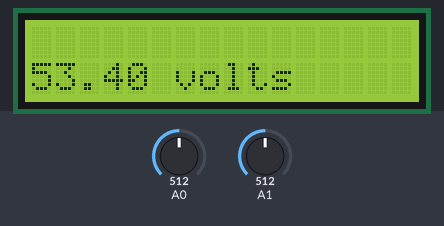
The sketch below on a simulated Arduino Uno, built with avr-gcc and run on an emulated ATmega328P. Parts: 16×2 character LCD. The inputs (shaded band) are chosen by the test bench; at power-on: A1 = 512, A0 = 512. What the sketch prints to the serial monitor is not drawn.

Above: at 1.2 s.
1.3 s: A1 set to 0
At 3.3 s:
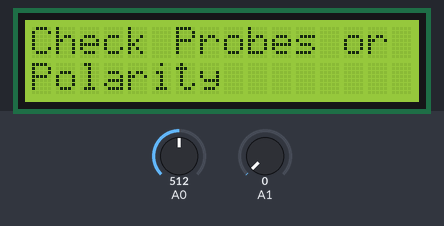
3.6 s: A1 set to 122
At 5.2 s:
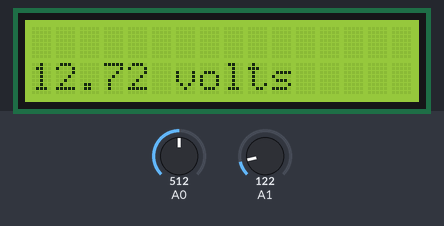
5.6 s: A1 set to 306
At 6.6 s:
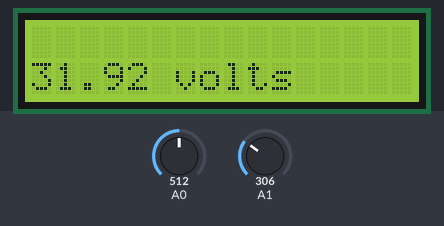
Timing chart, 0 to 8.6 s (numbered marks = the images above; inputs shaded):
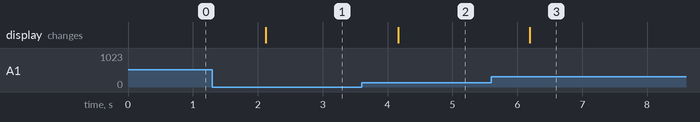

The sketch:

sketch_apr06a.ino
```cpp
#include <Wire.h>
#include <LiquidCrystal_I2C.h>

LiquidCrystal_I2C lcd(0x27,16,2);// Define analog input

void setup() {
  Serial.begin(9600);
  lcd.init();
  lcd.backlight();

}

void loop() {
  if (analogRead(A1 == HIGH)) {
  float dc = analogRead(A1)*4.85*22/1023;
  if (dc == 0){
    lcd.clear();
    lcd.setCursor(0,0);
    lcd.print("Check Probes or");
    lcd.setCursor(0,1);
    lcd.print("Polarity");
    delay(1000);}
  else {
    lcd.clear();
  if (dc < 1.55){
    lcd.setCursor(0,1);
    lcd.print(dc+0.3);
    lcd.setCursor(6,1);
    lcd.print("volts");}
  else {
  Serial.println(dc);
  lcd.setCursor(0,1);
    lcd.print(dc);
    lcd.setCursor(6,1);
    lcd.print("volts");}
  delay(1000);}
}}
```

Measured:
- after the input at 1.3 s, the display: changes after 0.82 s (image 1)
- after the input at 3.6 s, the display: changes after 0.56 s (image 2)
- after the input at 5.6 s, the display: changes after 0.59 s (image 3)
